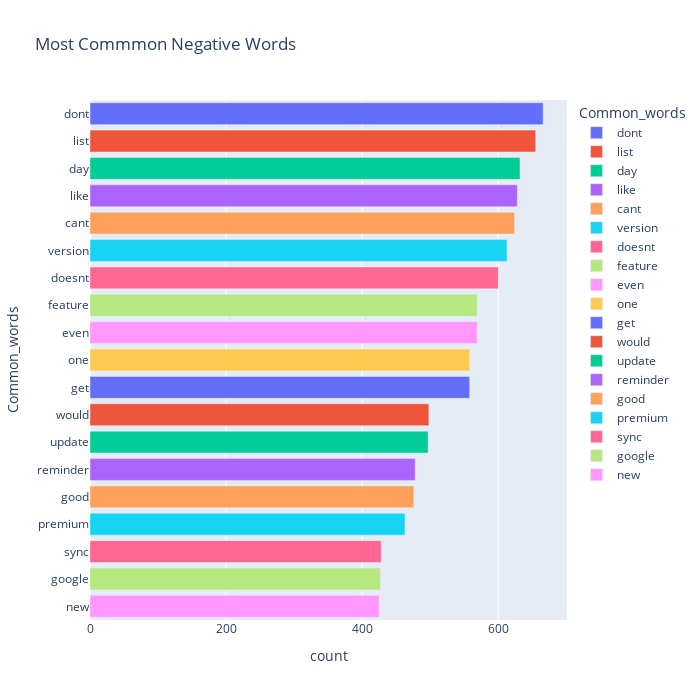

Write notebook code for a chart like this one.
### Code cell
fig = px.bar(temp_negative, x="count", y="Common_words", title='Most Commmon Negative Words', orientation='h', 
             width=700, height=700,color='Common_words')
fig.show()

### Figure 1 — Plotly figure (JSON) as saved in the notebook; plotly's stock layout.template omitted (floating-point values rounded to 4 significant figures)
{"data": [{"alignmentgroup": "True", "hovertemplate": "Common_words=%{y}<br>count=%{x}<extra></extra>", "legendgroup": "dont", "marker": {"color": "#636efa"}, "name": "dont", "offsetgroup": "dont", "orientation": "h", "showlegend": true, "textposition": "auto", "type": "bar", "x": [666], "xaxis": "x", "y": ["dont"], "yaxis": "y"}, {"alignmentgroup": "True", "hovertemplate": "Common_words=%{y}<br>count=%{x}<extra></extra>", "legendgroup": "list", "marker": {"color": "#EF553B"}, "name": "list", "offsetgroup": "list", "orientation": "h", "showlegend": true, "textposition": "auto", "type": "bar", "x": [655], "xaxis": "x", "y": ["list"], "yaxis": "y"}, {"alignmentgroup": "True", "hovertemplate": "Common_words=%{y}<br>count=%{x}<extra></extra>", "legendgroup": "day", "marker": {"color": "#00cc96"}, "name": "day", "offsetgroup": "day", "orientation": "h", "showlegend": true, "textposition": "auto", "type": "bar", "x": [632], "xaxis": "x", "y": ["day"], "yaxis": "y"}, {"alignmentgroup": "True", "hovertemplate": "Common_words=%{y}<br>count=%{x}<extra></extra>", "legendgroup": "like", "marker": {"color": "#ab63fa"}, "name": "like", "offsetgroup": "like", "orientation": "h", "showlegend": true, "textposition": "auto", "type": "bar", "x": [628], "xaxis": "x", "y": ["like"], "yaxis": "y"}, {"alignmentgroup": "True", "hovertemplate": "Common_words=%{y}<br>count=%{x}<extra></extra>", "legendgroup": "cant", "marker": {"color": "#FFA15A"}, "name": "cant", "offsetgroup": "cant", "orientation": "h", "showlegend": true, "textposition": "auto", "type": "bar", "x": [624], "xaxis": "x", "y": ["cant"], "yaxis": "y"}, {"alignmentgroup": "True", "hovertemplate": "Common_words=%{y}<br>count=%{x}<extra></extra>", "legendgroup": "version", "marker": {"color": "#19d3f3"}, "name": "version", "offsetgroup": "version", "orientation": "h", "showlegend": true, "textposition": "auto", "type": "bar", "x": [613], "xaxis": "x", "y": ["version"], "yaxis": "y"}, {"alignmentgroup": "True", "hovertemplate": "Common_words=%{y}<br>count=%{x}<extra></extra>", "legendgroup": "doesnt", "marker": {"color": "#FF6692"}, "name": "doesnt", "offsetgroup": "doesnt", "orientation": "h", "showlegend": true, "textposition": "auto", "type": "bar", "x": [600], "xaxis": "x", "y": ["doesnt"], "yaxis": "y"}, {"alignmentgroup": "True", "hovertemplate": "Common_words=%{y}<br>count=%{x}<extra></extra>", "legendgroup": "feature", "marker": {"color": "#B6E880"}, "name": "feature", "offsetgroup": "feature", "orientation": "h", "showlegend": true, "textposition": "auto", "type": "bar", "x": [569], "xaxis": "x", "y": ["feature"], "yaxis": "y"}, {"alignmentgroup": "True", "hovertemplate": "Common_words=%{y}<br>count=%{x}<extra></extra>", "legendgroup": "even", "marker": {"color": "#FF97FF"}, "name": "even", "offsetgroup": "even", "orientation": "h", "showlegend": true, "textposition": "auto", "type": "bar", "x": [569], "xaxis": "x", "y": ["even"], "yaxis": "y"}, {"alignmentgroup": "True", "hovertemplate": "Common_words=%{y}<br>count=%{x}<extra></extra>", "legendgroup": "one", "marker": {"color": "#FECB52"}, "name": "one", "offsetgroup": "one", "orientation": "h", "showlegend": true, "textposition": "auto", "type": "bar", "x": [558], "xaxis": "x", "y": ["one"], "yaxis": "y"}, {"alignmentgroup": "True", "hovertemplate": "Common_words=%{y}<br>count=%{x}<extra></extra>", "legendgroup": "get", "marker": {"color": "#636efa"}, "name": "get", "offsetgroup": "get", "orientation": "h", "showlegend": true, "textposition": "auto", "type": "bar", "x": [558], "xaxis": "x", "y": ["get"], "yaxis": "y"}, {"alignmentgroup": "True", "hovertemplate": "Common_words=%{y}<br>count=%{x}<extra></extra>", "legendgroup": "would", "marker": {"color": "#EF553B"}, "name": "would", "offsetgroup": "would", "orientation": "h", "showlegend": true, "textposition": "auto", "type": "bar", "x": [498], "xaxis": "x", "y": ["would"], "yaxis": "y"}, {"alignmentgroup": "True", "hovertemplate": "Common_words=%{y}<br>count=%{x}<extra></extra>", "legendgroup": "update", "marker": {"color": "#00cc96"}, "name": "update", "offsetgroup": "update", "orientation": "h", "showlegend": true, "textposition": "auto", "type": "bar", "x": [497], "xaxis": "x", "y": ["update"], "yaxis": "y"}, {"alignmentgroup": "True", "hovertemplate": "Common_words=%{y}<br>count=%{x}<extra></extra>", "legendgroup": "reminder", "marker": {"color": "#ab63fa"}, "name": "reminder", "offsetgroup": "reminder", "orientation": "h", "showlegend": true, "textposition": "auto", "type": "bar", "x": [478], "xaxis": "x", "y": ["reminder"], "yaxis": "y"}, {"alignmentgroup": "True", "hovertemplate": "Common_words=%{y}<br>count=%{x}<extra></extra>", "legendgroup": "good", "marker": {"color": "#FFA15A"}, "name": "good", "offsetgroup": "good", "orientation": "h", "showlegend": true, "textposition": "auto", "type": "bar", "x": [476], "xaxis": "x", "y": ["good"], "yaxis": "y"}, {"alignmentgroup": "True", "hovertemplate": "Common_words=%{y}<br>count=%{x}<extra></extra>", "legendgroup": "premium", "marker": {"color": "#19d3f3"}, "name": "premium", "offsetgroup": "premium", "orientation": "h", "showlegend": true, "textposition": "auto", "type": "bar", "x": [463], "xaxis": "x", "y": ["premium"], "yaxis": "y"}, {"alignmentgroup": "True", "hovertemplate": "Common_words=%{y}<br>count=%{x}<extra></extra>", "legendgroup": "sync", "marker": {"color": "#FF6692"}, "name": "sync", "offsetgroup": "sync", "orientation": "h", "showlegend": true, "textposition": "auto", "type": "bar", "x": [428], "xaxis": "x", "y": ["sync"], "yaxis": "y"}, {"alignmentgroup": "True", "hovertemplate": "Common_words=%{y}<br>count=%{x}<extra></extra>", "legendgroup": "google", "marker": {"color": "#B6E880"}, "name": "google", "offsetgroup": "google", "orientation": "h", "showlegend": true, "textposition": "auto", "type": "bar", "x": [427], "xaxis": "x", "y": ["google"], "yaxis": "y"}, {"alignmentgroup": "True", "hovertemplate": "Common_words=%{y}<br>count=%{x}<extra></extra>", "legendgroup": "new", "marker": {"color": "#FF97FF"}, "name": "new", "offsetgroup": "new", "orientation": "h", "showlegend": true, "textposition": "auto", "type": "bar", "x": [425], "xaxis": "x", "y": ["new"], "yaxis": "y"}], "layout": {"barmode": "relative", "height": 700, "legend": {"title": {"text": "Common_words"}, "tracegroupgap": 0}, "title": {"text": "Most Commmon Negative Words"}, "width": 700, "xaxis": {"anchor": "y", "domain": [0, 1], "title": {"text": "count"}}, "yaxis": {"anchor": "x", "categoryarray": ["new", "google", "sync", "premium", "good", "reminder", "update", "would", "get", "one", "even", "feature", "doesnt", "version", "cant", "like", "day", "list", "dont"], "categoryorder": "array", "domain": [0, 1], "title": {"text": "Common_words"}}}}
